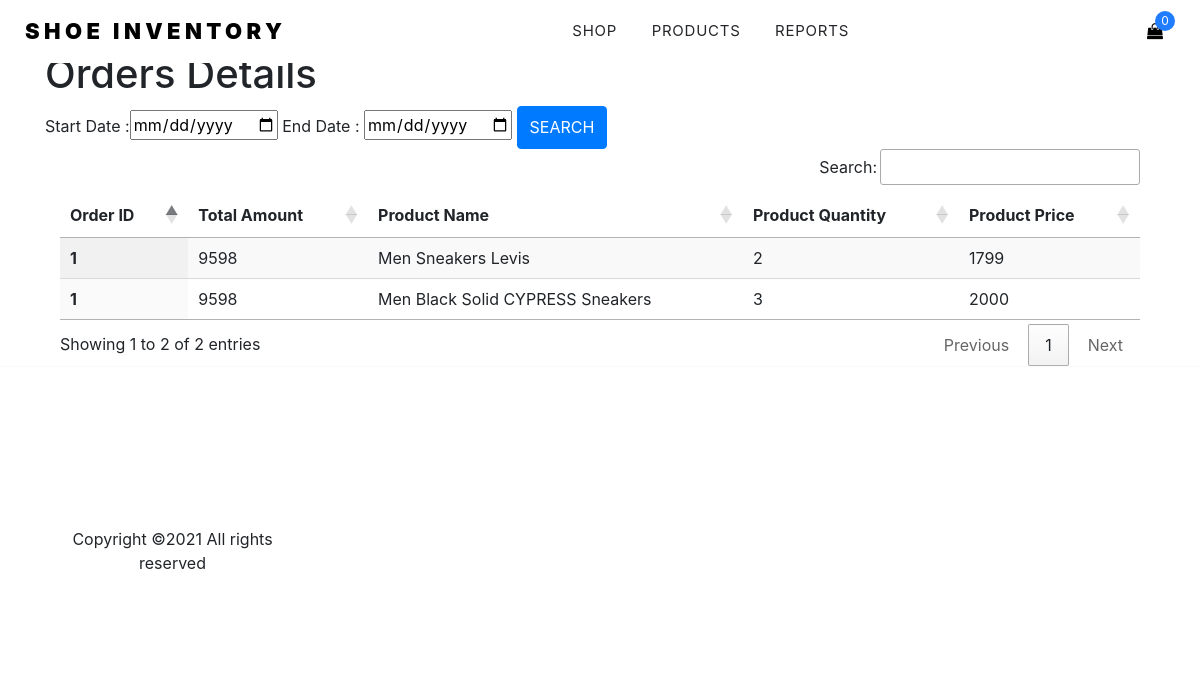
Screenshot of /InventoryManagement/report.php with the database file from the repository.
### tables this page shows
CREATE TABLE `invoice` (
  `invoice_id` int(11) NOT NULL,
  `order_id` int(11) NOT NULL,
  `article_number` varchar(50) NOT NULL,
  `pro_id` int(11) NOT NULL,
  `pro_name` varchar(100) NOT NULL,
  `pro_price` float NOT NULL,
  `pro_quantity` int(11) NOT NULL
);

CREATE TABLE `orders` (
  `order_id` int(11) NOT NULL,
  `order_date` date NOT NULL,
  `amount` float NOT NULL
);

### InventoryManagement/report.php (the view, shortened to what this page needs)
<?php
include 'header.php';
include 'connection.php';
?>
<div class="site-section">
  <div class="container">
    <div class="row">
      <div class="col-md-12">
        <h2 class="h3 mb-3 text-black">Reports</h2>
      </div>
      <div class="col-lg-12">
     <h1>Orders Details</h1>
     <form method="post">
     Start Date :<input type="date" name="startDate"/>
     End Date : <input type="date" name="endDate"/>
     <input type="submit" value="search" name="btnSearch" class="btn btn-primary"/>
     </form>
     <div class = 'container'>
<?php
if(isset($_POST['btnSearch']))
{
    $start=$_POST['startDate'];
    $end=$_POST['endDate'];
    $query="Select * from orders o join invoice i on o.order_id=i.order_id where order_date between '$start' AND '$end'";
}else{
    $query="Select * from orders o join invoice i on o.order_id=i.order_id";
}
$result = mysqli_query( $conn, $query );
?>
<table class = 'display nowrap' id="example" style="width: 100%;">
    <thead>
    <tr>
        <th>Order ID</th>
        <th>Total Amount</th>
        <th>Product Name</th>
        <th>Product Quantity</th>
        <th>Product Price</th>
    </tr>
    </thead>
    <tbody>
    <?php
while($row=mysqli_fetch_array($result))
{
?>
  <tr>
        <td><b><?= $row['order_id'];?></b></td>
        <td><?= $row['amount'];?></td>
        <td><?= $row['pro_name'];?></td>
        <td><?= $row['pro_quantity'];?></td>
        <td><?= $row['pro_price'];?></td>
   </tr>
<?php
}
?>
 </tbody>
</table>
</div>
     </div>
      </div>
    </div>
  </div>
<?php
include 'footer.php';
?>

### InventoryManagement/css/style.css (style rules this page uses)
body { line-height: 1.7; color: #8c92a0; font-weight: 300; font-size: 16px; }
.text-black { color: #000; }
.btn { height: 43px; -webkit-transition: .3s all ease-in-out; -o-transition: .3s all ease-in-out; transition: .3s all ease-in-out; text-transform: uppercase; font-size: 13px; }

### rows the page displays
invoice: order "1", order.amount "9598", pro_name "Men Sneakers Levis", pro_quantity "2", pro_price "1799"
invoice: order "1", order.amount "9598", pro_name "Men Black Solid CYPRESS Sneakers", pro_quantity "3", pro_price "2000"

### other values shown
count($_SESSION['cart']) "0"
